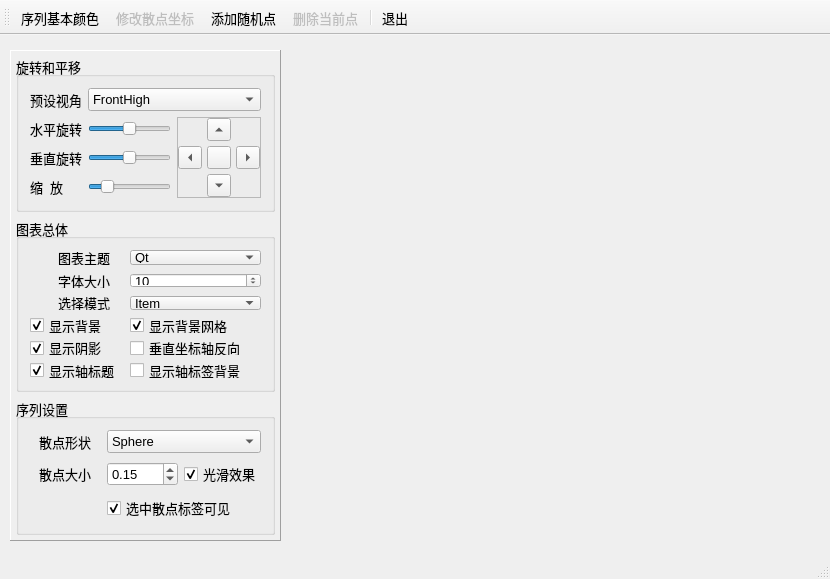
<?xml version="1.0" encoding="UTF-8"?>
<ui version="4.0">
 <class>MainWindow</class>
 <widget class="QMainWindow" name="MainWindow">
  <property name="geometry">
   <rect>
    <x>0</x>
    <y>0</y>
    <width>830</width>
    <height>579</height>
   </rect>
  </property>
  <property name="font">
   <font>
    <pointsize>10</pointsize>
   </font>
  </property>
  <property name="windowTitle">
   <string>Q3DScatter绘图</string>
  </property>
  <widget class="QWidget" name="centralWidget">
   <widget class="QFrame" name="frameSetup">
    <property name="geometry">
     <rect>
      <x>10</x>
      <y>15</y>
      <width>271</width>
      <height>491</height>
     </rect>
    </property>
    <property name="frameShape">
     <enum>QFrame::Panel</enum>
    </property>
    <property name="frameShadow">
     <enum>QFrame::Raised</enum>
    </property>
    <layout class="QVBoxLayout" name="verticalLayout">
     <property name="leftMargin">
      <number>5</number>
     </property>
     <property name="topMargin">
      <number>5</number>
     </property>
     <property name="rightMargin">
      <number>5</number>
     </property>
     <property name="bottomMargin">
      <number>5</number>
     </property>
     <item>
      <widget class="QGroupBox" name="groupBox_2">
       <property name="title">
        <string>旋转和平移</string>
       </property>
       <layout class="QGridLayout" name="gridLayout">
        <item row="0" column="0">
         <widget class="QLabel" name="label_6">
          <property name="text">
           <string>预设视角</string>
          </property>
          <property name="buddy">
           <cstring>comboCamera</cstring>
          </property>
         </widget>
        </item>
        <item row="0" column="1" colspan="2">
         <widget class="QComboBox" name="comboCamera">
          <property name="currentIndex">
           <number>2</number>
          </property>
          <item>
           <property name="text">
            <string>FrontLow</string>
           </property>
          </item>
          <item>
           <property name="text">
            <string>Front</string>
           </property>
          </item>
          <item>
           <property name="text">
            <string>FrontHigh</string>
           </property>
          </item>
          <item>
           <property name="text">
            <string>LeftLow</string>
           </property>
          </item>
          <item>
           <property name="text">
            <string>Left</string>
           </property>
          </item>
          <item>
           <property name="text">
            <string>LeftHigh</string>
           </property>
          </item>
          <item>
           <property name="text">
            <string>RightLow</string>
           </property>
          </item>
          <item>
           <property name="text">
            <string>Right</string>
           </property>
          </item>
          <item>
           <property name="text">
            <string>RightHigh</string>
           </property>
          </item>
          <item>
           <property name="text">
            <string>BehindLow</string>
           </property>
          </item>
          <item>
           <property name="text">
            <string>Behind</string>
           </property>
          </item>
          <item>
           <property name="text">
            <string>BehindHigh</string>
           </property>
          </item>
          <item>
           <property name="text">
            <string>IsometricLeft</string>
           </property>
          </item>
          <item>
           <property name="text">
            <string>IsometricLeftHigh</string>
           </property>
          </item>
          <item>
           <property name="text">
            <string>IsometricRight</string>
           </property>
          </item>
          <item>
           <property name="text">
            <string>IsometricRightHigh</string>
           </property>
          </item>
          <item>
           <property name="text">
            <string>DirectlyAbove</string>
           </property>
          </item>
          <item>
           <property name="text">
            <string>DirectlyAboveCW45</string>
           </property>
          </item>
          <item>
           <property name="text">
            <string>DirectlyAboveCCW45</string>
           </property>
          </item>
          <item>
           <property name="text">
            <string>FrontBelow</string>
           </property>
          </item>
          <item>
           <property name="text">
            <string>LeftBelow</string>
           </property>
          </item>
          <item>
           <property name="text">
            <string>RightBelow</string>
           </property>
          </item>
          <item>
           <property name="text">
            <string>BehindBelow</string>
           </property>
          </item>
          <item>
           <property name="text">
            <string>DirectlyBelow</string>
           </property>
          </item>
         </widget>
        </item>
        <item row="1" column="0">
         <widget class="QLabel" name="label_7">
          <property name="text">
           <string>水平旋转</string>
          </property>
          <property name="buddy">
           <cstring>sliderH</cstring>
          </property>
         </widget>
        </item>
        <item row="1" column="1">
         <widget class="QSlider" name="sliderH">
          <property name="minimum">
           <number>-180</number>
          </property>
          <property name="maximum">
           <number>180</number>
          </property>
          <property name="orientation">
           <enum>Qt::Horizontal</enum>
          </property>
         </widget>
        </item>
        <item row="1" column="2" rowspan="3">
         <widget class="QFrame" name="frame">
          <property name="frameShape">
           <enum>QFrame::StyledPanel</enum>
          </property>
          <property name="frameShadow">
           <enum>QFrame::Raised</enum>
          </property>
          <layout class="QGridLayout" name="gridLayout_4">
           <property name="leftMargin">
            <number>0</number>
           </property>
           <property name="topMargin">
            <number>0</number>
           </property>
           <property name="rightMargin">
            <number>0</number>
           </property>
           <property name="bottomMargin">
            <number>0</number>
           </property>
           <property name="spacing">
            <number>5</number>
           </property>
           <item row="0" column="1">
            <widget class="QToolButton" name="btnMoveUp">
             <property name="text">
              <string/>
             </property>
             <property name="arrowType">
              <enum>Qt::UpArrow</enum>
             </property>
            </widget>
           </item>
           <item row="1" column="0">
            <widget class="QToolButton" name="btnMoveLeft">
             <property name="text">
              <string/>
             </property>
             <property name="arrowType">
              <enum>Qt::LeftArrow</enum>
             </property>
            </widget>
           </item>
           <item row="1" column="2">
            <widget class="QToolButton" name="btnMoveRight">
             <property name="text">
              <string/>
             </property>
             <property name="arrowType">
              <enum>Qt::RightArrow</enum>
             </property>
            </widget>
           </item>
           <item row="2" column="1">
            <widget class="QToolButton" name="btnMoveDown">
             <property name="text">
              <string/>
             </property>
             <property name="arrowType">
              <enum>Qt::DownArrow</enum>
             </property>
            </widget>
           </item>
           <item row="1" column="1">
            <widget class="QToolButton" name="btnResetCamera">
             <property name="toolTip">
              <string>复位到FrontHigh视角</string>
             </property>
             <property name="text">
              <string/>
             </property>
             <property name="icon">
              <iconset resource="res.qrc">
               <normaloff>:/icons/images/326.bmp</normaloff>:/icons/images/326.bmp</iconset>
             </property>
            </widget>
           </item>
          </layout>
         </widget>
        </item>
        <item row="2" column="0">
         <widget class="QLabel" name="label_8">
          <property name="text">
           <string>垂直旋转</string>
          </property>
          <property name="buddy">
           <cstring>sliderV</cstring>
          </property>
         </widget>
        </item>
        <item row="2" column="1">
         <widget class="QSlider" name="sliderV">
          <property name="minimum">
           <number>-180</number>
          </property>
          <property name="maximum">
           <number>180</number>
          </property>
          <property name="orientation">
           <enum>Qt::Horizontal</enum>
          </property>
         </widget>
        </item>
        <item row="3" column="0">
         <widget class="QLabel" name="label_9">
          <property name="text">
           <string>缩  放</string>
          </property>
          <property name="buddy">
           <cstring>sliderZoom</cstring>
          </property>
         </widget>
        </item>
        <item row="3" column="1">
         <widget class="QSlider" name="sliderZoom">
          <property name="minimum">
           <number>10</number>
          </property>
          <property name="maximum">
           <number>500</number>
          </property>
          <property name="value">
           <number>100</number>
          </property>
          <property name="orientation">
           <enum>Qt::Horizontal</enum>
          </property>
         </widget>
        </item>
       </layout>
      </widget>
     </item>
     <item>
      <widget class="QGroupBox" name="groupBox_3">
       <property name="title">
        <string>图表总体</string>
       </property>
       <layout class="QGridLayout" name="gridLayout_2">
        <property name="horizontalSpacing">
         <number>10</number>
        </property>
        <property name="verticalSpacing">
         <number>8</number>
        </property>
        <item row="0" column="0">
         <widget class="QLabel" name="label">
          <property name="text">
           <string>图表主题</string>
          </property>
          <property name="alignment">
           <set>Qt::AlignRight|Qt::AlignTrailing|Qt::AlignVCenter</set>
          </property>
          <property name="indent">
           <number>10</number>
          </property>
          <property name="buddy">
           <cstring>cBoxTheme</cstring>
          </property>
         </widget>
        </item>
        <item row="7" column="0">
         <widget class="QCheckBox" name="chkBoxAxisTitle">
          <property name="text">
           <string>显示轴标题</string>
          </property>
          <property name="checked">
           <bool>true</bool>
          </property>
         </widget>
        </item>
        <item row="5" column="0">
         <widget class="QCheckBox" name="chkBoxShadow">
          <property name="text">
           <string>显示阴影</string>
          </property>
          <property name="checked">
           <bool>true</bool>
          </property>
         </widget>
        </item>
        <item row="3" column="0">
         <widget class="QCheckBox" name="chkBoxBackground">
          <property name="text">
           <string>显示背景</string>
          </property>
          <property name="checked">
           <bool>true</bool>
          </property>
         </widget>
        </item>
        <item row="1" column="0">
         <widget class="QLabel" name="label_4">
          <property name="text">
           <string>字体大小</string>
          </property>
          <property name="alignment">
           <set>Qt::AlignRight|Qt::AlignTrailing|Qt::AlignVCenter</set>
          </property>
          <property name="indent">
           <number>10</number>
          </property>
          <property name="buddy">
           <cstring>spinFontSize</cstring>
          </property>
         </widget>
        </item>
        <item row="2" column="0">
         <widget class="QLabel" name="label_3">
          <property name="text">
           <string>选择模式</string>
          </property>
          <property name="alignment">
           <set>Qt::AlignRight|Qt::AlignTrailing|Qt::AlignVCenter</set>
          </property>
          <property name="indent">
           <number>10</number>
          </property>
         </widget>
        </item>
        <item row="0" column="1">
         <widget class="QComboBox" name="cBoxTheme">
          <item>
           <property name="text">
            <string>Qt</string>
           </property>
          </item>
          <item>
           <property name="text">
            <string>Primary Colors</string>
           </property>
          </item>
          <item>
           <property name="text">
            <string>Digia</string>
           </property>
          </item>
          <item>
           <property name="text">
            <string>StoneMoss</string>
           </property>
          </item>
          <item>
           <property name="text">
            <string>ArmyBlue</string>
           </property>
          </item>
          <item>
           <property name="text">
            <string>Retro</string>
           </property>
          </item>
          <item>
           <property name="text">
            <string>Ebony</string>
           </property>
          </item>
          <item>
           <property name="text">
            <string>Isabelle</string>
           </property>
          </item>
         </widget>
        </item>
        <item row="1" column="1">
         <widget class="QSpinBox" name="spinFontSize">
          <property name="minimum">
           <number>5</number>
          </property>
          <property name="value">
           <number>10</number>
          </property>
         </widget>
        </item>
        <item row="3" column="1">
         <widget class="QCheckBox" name="chkBoxGrid">
          <property name="text">
           <string>显示背景网格</string>
          </property>
          <property name="checked">
           <bool>true</bool>
          </property>
         </widget>
        </item>
        <item row="7" column="1">
         <widget class="QCheckBox" name="chkBoxAxisBackground">
          <property name="text">
           <string>显示轴标签背景</string>
          </property>
         </widget>
        </item>
        <item row="5" column="1">
         <widget class="QCheckBox" name="chkBoxReverse">
          <property name="text">
           <string>垂直坐标轴反向</string>
          </property>
         </widget>
        </item>
        <item row="2" column="1">
         <widget class="QComboBox" name="cBoxSelectionMode">
          <property name="currentIndex">
           <number>1</number>
          </property>
          <item>
           <property name="text">
            <string>None</string>
           </property>
          </item>
          <item>
           <property name="text">
            <string>Item</string>
           </property>
          </item>
          <item>
           <property name="text">
            <string>Row</string>
           </property>
          </item>
          <item>
           <property name="text">
            <string>Item And Row</string>
           </property>
          </item>
          <item>
           <property name="text">
            <string>Column</string>
           </property>
          </item>
          <item>
           <property name="text">
            <string>Item And Column</string>
           </property>
          </item>
          <item>
           <property name="text">
            <string>Row And Column</string>
           </property>
          </item>
          <item>
           <property name="text">
            <string>Item Row And Column</string>
           </property>
          </item>
          <item>
           <property name="text">
            <string>Row Slice</string>
           </property>
          </item>
          <item>
           <property name="text">
            <string>Column Slice</string>
           </property>
          </item>
         </widget>
        </item>
       </layout>
      </widget>
     </item>
     <item>
      <widget class="QGroupBox" name="groupBox_4">
       <property name="title">
        <string>序列设置</string>
       </property>
       <layout class="QGridLayout" name="gridLayout_3">
        <property name="verticalSpacing">
         <number>8</number>
        </property>
        <item row="0" column="0">
         <widget class="QLabel" name="label_2">
          <property name="text">
           <string>散点形状</string>
          </property>
          <property name="alignment">
           <set>Qt::AlignRight|Qt::AlignTrailing|Qt::AlignVCenter</set>
          </property>
          <property name="indent">
           <number>10</number>
          </property>
          <property name="buddy">
           <cstring>cBoxBarStyle</cstring>
          </property>
         </widget>
        </item>
        <item row="0" column="1" colspan="2">
         <widget class="QComboBox" name="cBoxBarStyle">
          <property name="currentIndex">
           <number>7</number>
          </property>
          <item>
           <property name="text">
            <string>Bar</string>
           </property>
          </item>
          <item>
           <property name="text">
            <string>Cube</string>
           </property>
          </item>
          <item>
           <property name="text">
            <string>Pyramid</string>
           </property>
          </item>
          <item>
           <property name="text">
            <string>Cone</string>
           </property>
          </item>
          <item>
           <property name="text">
            <string>Cylinder</string>
           </property>
          </item>
          <item>
           <property name="text">
            <string>BevelBar</string>
           </property>
          </item>
          <item>
           <property name="text">
            <string>BevelCube</string>
           </property>
          </item>
          <item>
           <property name="text">
            <string>Sphere</string>
           </property>
          </item>
          <item>
           <property name="text">
            <string>Minimal</string>
           </property>
          </item>
          <item>
           <property name="text">
            <string>Arrow</string>
           </property>
          </item>
          <item>
           <property name="text">
            <string>Point</string>
           </property>
          </item>
         </widget>
        </item>
        <item row="1" column="0">
         <widget class="QLabel" name="label_5">
          <property name="text">
           <string>散点大小</string>
          </property>
          <property name="alignment">
           <set>Qt::AlignRight|Qt::AlignTrailing|Qt::AlignVCenter</set>
          </property>
          <property name="indent">
           <number>10</number>
          </property>
          <property name="buddy">
           <cstring>spinItemSize</cstring>
          </property>
         </widget>
        </item>
        <item row="1" column="1">
         <widget class="QDoubleSpinBox" name="spinItemSize">
          <property name="maximum">
           <double>1.000000000000000</double>
          </property>
          <property name="singleStep">
           <double>0.010000000000000</double>
          </property>
          <property name="value">
           <double>0.150000000000000</double>
          </property>
         </widget>
        </item>
        <item row="1" column="2">
         <widget class="QCheckBox" name="chkBoxSmooth">
          <property name="text">
           <string>光滑效果</string>
          </property>
          <property name="checked">
           <bool>true</bool>
          </property>
         </widget>
        </item>
        <item row="2" column="1" colspan="2">
         <widget class="QCheckBox" name="chkBoxItemLabel">
          <property name="text">
           <string>选中散点标签可见</string>
          </property>
          <property name="checked">
           <bool>true</bool>
          </property>
         </widget>
        </item>
       </layout>
      </widget>
     </item>
     <item>
      <spacer name="verticalSpacer">
       <property name="orientation">
        <enum>Qt::Vertical</enum>
       </property>
       <property name="sizeHint" stdset="0">
        <size>
         <width>20</width>
         <height>40</height>
        </size>
       </property>
      </spacer>
     </item>
    </layout>
   </widget>
  </widget>
  <widget class="QStatusBar" name="statusBar"/>
  <widget class="QToolBar" name="toolBar">
   <property name="windowTitle">
    <string>toolBar</string>
   </property>
   <property name="toolButtonStyle">
    <enum>Qt::ToolButtonTextBesideIcon</enum>
   </property>
   <attribute name="toolBarArea">
    <enum>TopToolBarArea</enum>
   </attribute>
   <attribute name="toolBarBreak">
    <bool>false</bool>
   </attribute>
   <addaction name="actSeries_BaseColor"/>
   <addaction name="actPoint_ChangeValue"/>
   <addaction name="actData_Add"/>
   <addaction name="actData_Delete"/>
   <addaction name="separator"/>
   <addaction name="actClose"/>
  </widget>
  <action name="actSeries_BaseColor">
   <property name="icon">
    <iconset resource="res.qrc">
     <normaloff>:/icons/images/720.bmp</normaloff>:/icons/images/720.bmp</iconset>
   </property>
   <property name="text">
    <string>序列基本颜色</string>
   </property>
   <property name="toolTip">
    <string>设置序列基本颜色</string>
   </property>
  </action>
  <action name="actPoint_ChangeValue">
   <property name="enabled">
    <bool>false</bool>
   </property>
   <property name="icon">
    <iconset resource="res.qrc">
     <normaloff>:/icons/images/810.bmp</normaloff>:/icons/images/810.bmp</iconset>
   </property>
   <property name="text">
    <string>修改散点坐标</string>
   </property>
   <property name="toolTip">
    <string>修改散点坐标(F2)</string>
   </property>
   <property name="shortcut">
    <string>F2</string>
   </property>
  </action>
  <action name="actData_Delete">
   <property name="enabled">
    <bool>false</bool>
   </property>
   <property name="icon">
    <iconset resource="res.qrc">
     <normaloff>:/icons/images/318.bmp</normaloff>:/icons/images/318.bmp</iconset>
   </property>
   <property name="text">
    <string>删除当前点</string>
   </property>
   <property name="toolTip">
    <string>删除当前点(Del)</string>
   </property>
   <property name="shortcut">
    <string>Del</string>
   </property>
  </action>
  <action name="actData_Add">
   <property name="icon">
    <iconset resource="res.qrc">
     <normaloff>:/icons/images/316.bmp</normaloff>:/icons/images/316.bmp</iconset>
   </property>
   <property name="text">
    <string>添加随机点</string>
   </property>
   <property name="toolTip">
    <string>添加随机点(F3)</string>
   </property>
   <property name="shortcut">
    <string>F3</string>
   </property>
  </action>
  <action name="actClose">
   <property name="icon">
    <iconset resource="res.qrc">
     <normaloff>:/icons/images/132.bmp</normaloff>:/icons/images/132.bmp</iconset>
   </property>
   <property name="text">
    <string>退出</string>
   </property>
   <property name="toolTip">
    <string>退出</string>
   </property>
  </action>
 </widget>
 <layoutdefault spacing="6" margin="11"/>
 <resources>
  <include location="res.qrc"/>
 </resources>
 <connections>
  <connection>
   <sender>actClose</sender>
   <signal>triggered()</signal>
   <receiver>MainWindow</receiver>
   <slot>close()</slot>
   <hints>
    <hint type="sourcelabel">
     <x>-1</x>
     <y>-1</y>
    </hint>
    <hint type="destinationlabel">
     <x>453</x>
     <y>334</y>
    </hint>
   </hints>
  </connection>
 </connections>
</ui>
